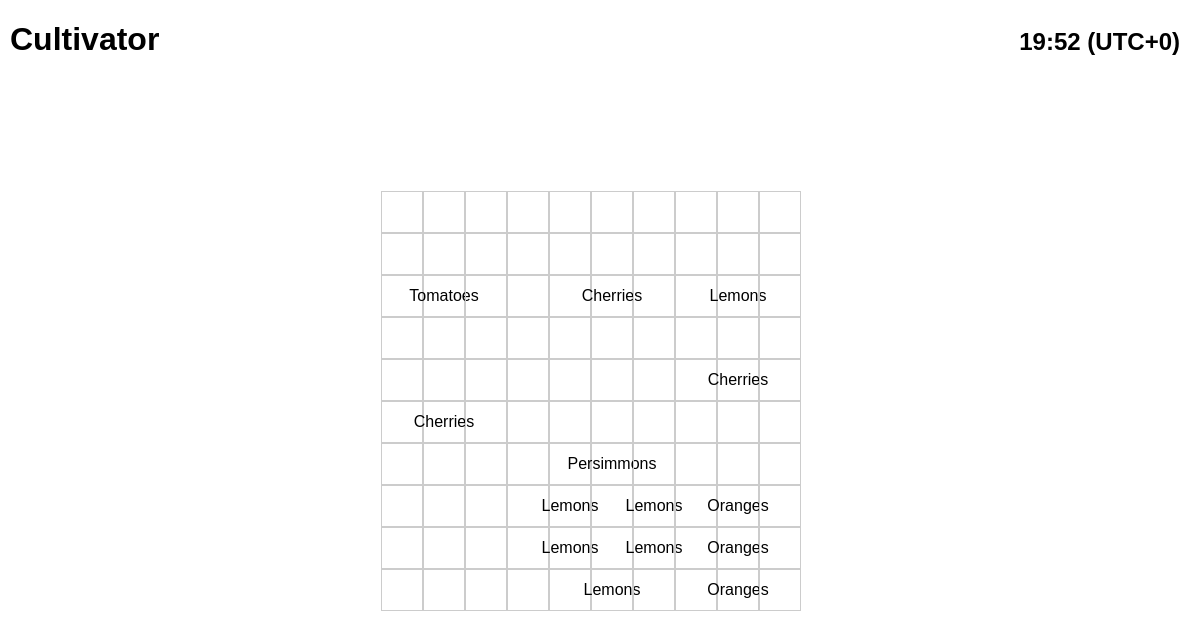
Page /display_grid/9 on the committed database.
### tables this page shows
CREATE TABLE grid_cells (
                        id INTEGER PRIMARY KEY AUTOINCREMENT,
                        grid_id INTEGER NOT NULL,
                        row_index INTEGER NOT NULL,
                        column_index INTEGER NOT NULL,
                        content TEXT,
                        FOREIGN KEY(grid_id) REFERENCES crop_grids(id)
                     );

### main.py (the view)
@app.route('/display_grid/<int:grid_id>', methods=['GET', 'POST'])
def display_grid(grid_id):
    db = get_db()
    c = db.cursor()
    c.execute('''SELECT * FROM crop_grids WHERE id = ?''', (grid_id,))
    grid = c.fetchone()
    width = grid[2]  # width is index 3 in the DB table
    height = grid[3]  # height is index 2 in the DB table
    c.execute('''SELECT row_index, column_index, content FROM grid_cells WHERE grid_id = ?''', (grid_id,))
    cells = c.fetchall()
    cell_contents = {(cell[0], cell[1]): cell[2] for cell in cells}
    return render_template('display_grid.html', width=width, height=height, cell_contents=cell_contents, grid_id=grid_id)

### main.py (called while the page is built)
def get_db():
    db = getattr(g, '_database', None)
    if db is None:
        db = g._database = sqlite3.connect(app.config['DATABASE'])
    return db

@app.teardown_appcontext
def close_connection(exception):
    db = getattr(g, '_database', None)
    if db is not None:
        db.close()

### templates/display_grid.html (shortened to what this page needs)
<!DOCTYPE html>
<html>
<head>
</head>
<body>
    <div class="header">
        <a href=".."><h1>Cultivator</h1></a>
    </div>
    <div class="clock" id="clock"></div>
    <div class="grid-container">
        {% for i in range(height) %}
            {% for j in range(width) %}
                <div class="grid-cell" data-row="{{ i }}" data-column="{{ j }}" data-grid-id="{{ grid_id }}">
                    {% if (i, j) in cell_contents %}
                        {{ cell_contents[(i, j)] }}
                    {% endif %}
                </div>
            {% endfor %}
        {% endfor %}
    </div>
</body>
</html>

### rows in the picture
grid_cells: content "Tomatoes"
grid_cells: content "Cherries"
grid_cells: content "Lemons"
grid_cells: content "Cherries"
grid_cells: content "Cherries"
grid_cells: content "Persimmons"
grid_cells: content "Lemons"
grid_cells: content "Lemons"
grid_cells: content "Oranges"
grid_cells: content "Lemons"
grid_cells: content "Lemons"
grid_cells: content "Oranges"
grid_cells: content "Lemons"
grid_cells: content "Oranges"
